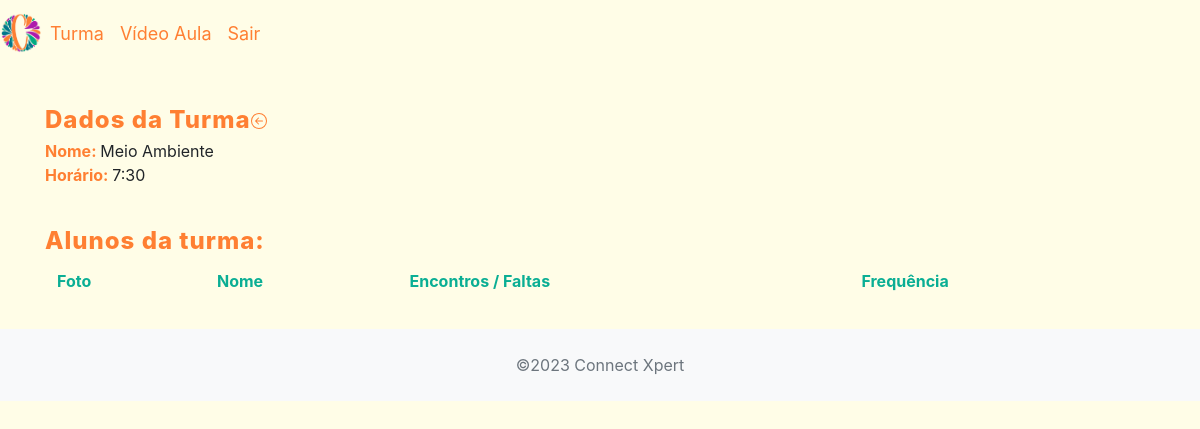
Page /crud_connectxpert/app/controller/TurmaAlunoController.php?action=listFrequencia&id=4 (signed in) on the earlier database version.
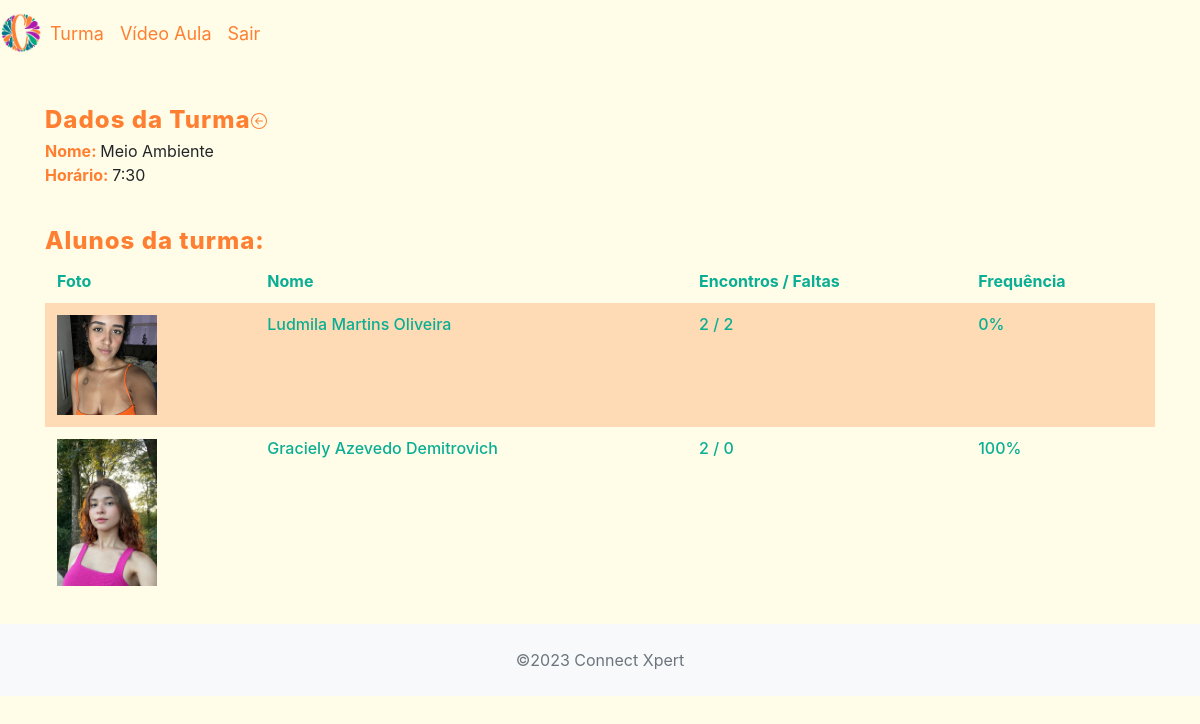
Same page on the later database version.
### tables this page shows
CREATE TABLE `turma_aluno` (
  `id_turma_aluno` int(11) NOT NULL,
  `id_turma` int(11) NOT NULL,
  `id_aluno` int(11) NOT NULL
);

CREATE TABLE `aluno` (
  `id_aluno` int(11) NOT NULL,
  `nome_aluno` varchar(100) NOT NULL,
  `nascimento_aluno` date NOT NULL,
  `telefone` varchar(20) NOT NULL,
  `nome_responsavel` varchar(60) NOT NULL,
  `sexo_aluno` enum('feminino','masculino','outros') NOT NULL,
  `login_aluno` varchar(15) NOT NULL,
  `senha_aluno` varchar(15) NOT NULL,
  `historico` text NOT NULL,
  `cpf_aluno` varchar(20) NOT NULL,
  `rg_aluno` varchar(20) NOT NULL,
  `email_aluno` varchar(100) NOT NULL,
  `end_rua` varchar(95) NOT NULL,
  `end_bairro` varchar(95) NOT NULL,
  `end_cidade` varchar(95) NOT NULL,
  `end_estado` varchar(95) NOT NULL,
  `end_numero` int(11) NOT NULL,
  `end_complemento` varchar(100) DEFAULT NULL,
  `id_ie` int(11) NOT NULL,
  `situacao` enum('disponivel','indisponivel') NOT NULL,
  `foto` varchar(60) NOT NULL
);

### crud_connectxpert/app/model/Aluno.php (called while the page is built, shortened)
<?php
class Aluno {
    private $nomeAluno;
    private $foto;
    private $frequenciaAluno;
    public function getNomeAluno()
    {
        return $this->nomeAluno;
    }
    public function setNomeAluno($nomeAluno): self
    {
        $this->nomeAluno = $nomeAluno;
        return $this;
    }
    public function getFoto()
    {
        return $this->foto;
    }
    public function setFoto($foto)
    {
        $this->foto = $foto;
        return $this;
    }
    public function getFrequenciaAluno()
    {
        return $this->frequenciaAluno;
    }
    public function setFrequenciaAluno($frequenciaAluno)
    {
        $this->frequenciaAluno = $frequenciaAluno;
        return $this;
    }
}

### crud_connectxpert/app/dao/AlunoDAO.php (called while the page is built, shortened)
<?php
include_once(__DIR__ . "/../model/Aluno.php");
class AlunoDAO {
      public function listByTurma(int $idTurma) {
        $conn = Connection::getConn();
        $sql = "SELECT a.*, ta.id_turma_aluno
                FROM turma_aluno ta
                JOIN aluno a ON (a.id_aluno = ta.id_aluno)
                WHERE ta.id_turma = ?";
        $stm = $conn->prepare($sql);
        $stm->execute([$idTurma]);
        $result = $stm->fetchAll();
        $alunos = $this->mapAlunos($result);
        return $alunos;
    }
    private function mapAlunos($result) {
        $alunos = array();
        foreach ($result as $reg) {
            $aluno = new Aluno();
            $aluno->setIdAluno($reg['id_aluno']);
            $aluno->setNomeAluno($reg['nome_aluno']);
            $aluno->setNascimentoAluno($reg['nascimento_aluno']);
            $aluno->setTelefone($reg['telefone']);
            $aluno->setNomeResponsavel($reg['nome_responsavel']);
            $aluno->setSexoAluno($reg['sexo_aluno']);
            $aluno->setCpfAluno($reg['cpf_aluno']);
            $aluno->setRgAluno($reg['rg_aluno']);
            $aluno->setEmailAluno($reg['email_aluno']);
            $aluno->setLoginAluno($reg['login_aluno']);
            $aluno->setSenhaAluno($reg['senha_aluno']);
            $aluno->setHistorico($reg['historico']);
            $aluno->setEndRua($reg['end_rua']);
            $aluno->setEndBairro($reg['end_bairro']);
            $aluno->setEndCidade($reg['end_cidade']);
            $aluno->setEndEstado($reg['end_estado']);
            $aluno->setEndNumero($reg['end_numero']);
            $aluno->setEndComplemento($reg['end_complemento']);
            $aluno->setSituacao($reg['situacao']);
            $aluno->setFoto($reg['foto']);
            $aluno->setIdIe($reg['id_ie']);
            if(isset($reg['id_turma_aluno']))
            $aluno->setIdTurmaAluno($reg['id_turma_aluno']);
            array_push($alunos, $aluno);
        }
        return $alunos;
    }
}

### crud_connectxpert/app/dao/TurmaDAO.php (called while the page is built, shortened)
<?php
class TurmaDAO {
    public function findById(int $id) {
        $conn = Connection::getConn();
        $sql = "SELECT * FROM turma t" .
               " WHERE t.id_turma = ?";
        $stm = $conn->prepare($sql);
        $stm->execute([$id]);
        $result = $stm->fetchAll();
        $turmas = $this->mapTurmas($result);
        if(count($turmas) == 1)
            return $turmas[0];
        elseif(count($turmas) == 0)
            return null;
        die("TurmaDAO.findById()" . " - Erro: mais de uma turma encontrada.");
    }
    private function mapTurmas($result) {
        $turmas = array();
        foreach ($result as $reg) {
            $turma = new Turma();
            $turma->setIdTurma($reg['id_turma']);
            $turma->setNomeTurma($reg['nome_turma']);
            $turma->setNumAlunos($reg['num_alunos']);
            $turma->setHorario($reg['horario']);
            $turma->setDiaSemana($reg['dia_semana']);
            array_push($turmas, $turma);
        }
        return $turmas;
    }
}

### crud_connectxpert/app/model/FrequenciaAluno.php (called while the page is built, shortened)
<?php
class FrequenciaAluno {
   private $totalEncontros;
   private $totalFaltas;
   public function getTotalEncontros()
   {
      return $this->totalEncontros;
   }
   public function setTotalEncontros($totalEncontros)
   {
      $this->totalEncontros = $totalEncontros;
      return $this;
   }
   public function getTotalFaltas()
   {
      return $this->totalFaltas;
   }
   public function setTotalFaltas($totalFaltas)
   {
      $this->totalFaltas = $totalFaltas;
      return $this;
   }
   public function getFrequencia()
   {
      return 100 - (($this->totalFaltas / $this->totalEncontros) * 100);
   }
}

### crud_connectxpert/app/dao/FrequenciaDAO.php (called while the page is built, shortened)
<?php
include_once(__DIR__ . "/../model/FrequenciaAluno.php");
include_once(__DIR__ . "/../model/Aluno.php");
class FrequenciaDAO {
    public function listFrequenciaAlunoTurma($idAluno, $idTurma) {
        $conn = Connection::getConn();
        $sql = "SELECT ta.id_turma_aluno, ta.id_turma,
	    (SELECT count(sub.id_encontro) FROM encontro sub WHERE sub.id_turma = ta.id_turma) AS total_encontros,
        (SELECT count(sub.id_frequencia) FROM frequencia sub WHERE sub.id_turma_aluno = ta.id_turma_aluno AND sub.condicao = 'ausente') AS total_faltas
        FROM turma_aluno ta
        WHERE ta.id_aluno = ? AND ta.id_turma = ?";
        $stm = $conn->prepare($sql);
        $stm->execute([$idAluno, $idTurma]);
        $result = $stm->fetchAll();
        $frequencias = $this->mapFrequenciaAluno($result);
        return $frequencias[0];
    }
   private function mapFrequenciaAluno($result) {
        $frequencias = array();
        foreach ($result as $reg) {
            $frequencia = new FrequenciaAluno();
            $frequencia->setIdTurmaAluno($reg['id_turma_aluno']);
            $frequencia->setIdTurma($reg['id_turma']);
            $frequencia->setTotalEncontros($reg['total_encontros']);
            $frequencia->setTotalFaltas($reg['total_faltas']);
            array_push($frequencias, $frequencia);
        }
        return $frequencias;
    }
   }

### crud_connectxpert/app/view/turma_aluno/turmaAlunoFrequencia.php (the view, shortened to what the changed rows need)
<?php
require_once(__DIR__ . "/../include/header.php");
echo '<link rel="stylesheet" href="' . BASEURL . '/view/professor/profstyle.css">';
echo '<link rel="stylesheet" href="' . BASEURL . '/view/utils/busca_select/buscaSelect.css">';
?>
<div class="container">
    <div class="row" style="margin-top: 10px;">
        <div class="col-12">
            <table id="tabAlunos" class='table table-striped'>
                    <thead>
                        <tr class="topicos">
                            <th>Foto</th>
                            <th>Nome</th>
                            <th>Encontros / Faltas</th>
                            <th>Frequência</th>
                        </tr>
                    </thead>
                    <?php foreach($dados['listaAlunosturma'] as $aln): ?>
                        <tr class="listagem">
                            <td><img src="<?= BASEURL_FOTOS . $aln->getFoto(); ?>" style="width: 100px; height: auto;" /></td>
                            <td><?= $aln->getNomeAluno(); ?></td>
                            <td><?= $aln->getFrequenciaAluno()->getTotalEncontros() . " / " . $aln->getFrequenciaAluno()->getTotalFaltas(); ?></td>
                            <td><?= $aln->getFrequenciaAluno()->getFrequencia() . "%"; ?></td>
                        </tr>
                    <?php endforeach; ?>
            </table>
        </div>
    </div>
</div>
<?php
require_once(__DIR__ . "/../include/footer.php");
?>

Differences in the rows shown:
added turma_aluno: id_aluno.foto (picture), id_aluno.nome_aluno "Ludmila Martins Oliveira", TotalEncontros "2", TotalFaltas "2", Frequencia "0"
added turma_aluno: id_aluno.foto (picture), id_aluno.nome_aluno "Graciely Azevedo Demitrovich", TotalEncontros "2", TotalFaltas "0", Frequencia "100"
